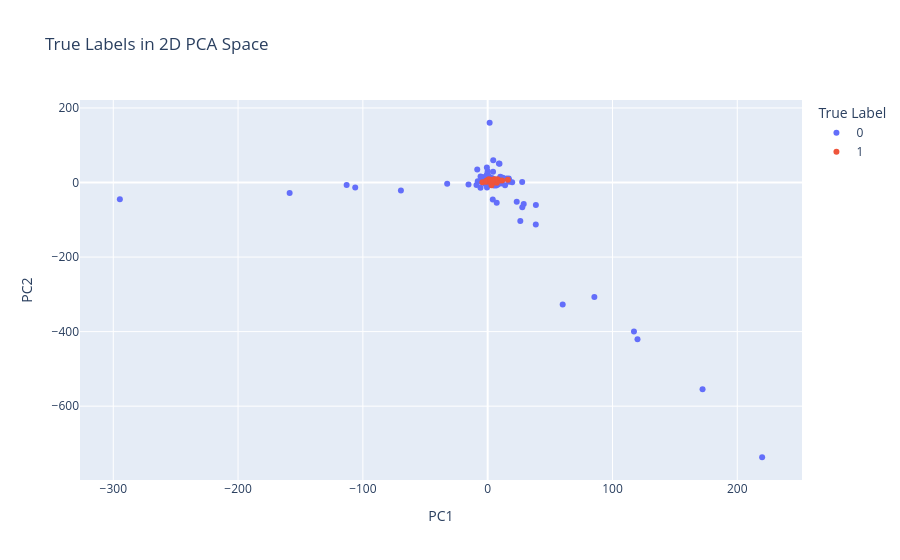
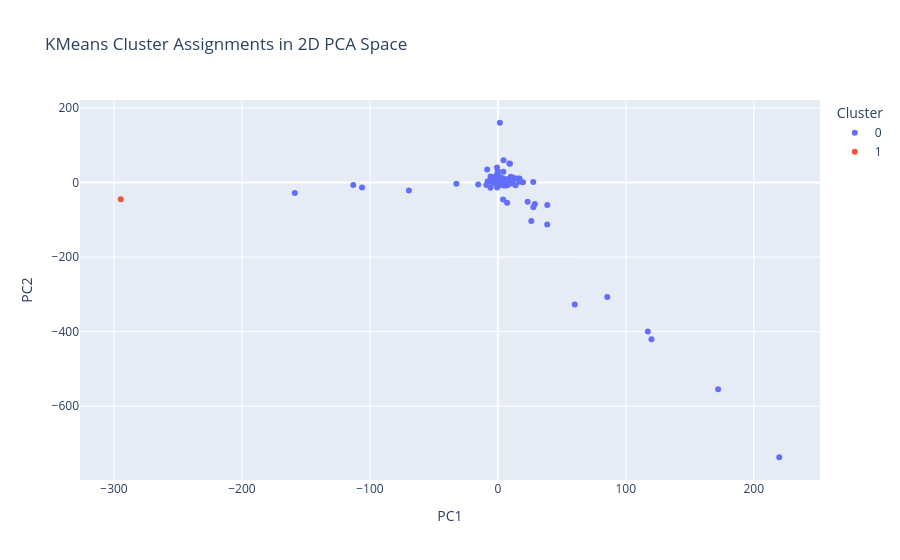

These figures' notebook cell, in order:
### Code cell
import plotly.express as px
from sklearn.decomposition import PCA

# ─────────── Re-extract your data (if not already present) ───────────
X = data_P1.get_samples()              # shape (N, D)
y = data_P1.get_labels()    # shape (N,)



# ─────────── Plot 1: True Labels ───────────
fig_true = px.scatter(
    x=X_test[:, 0], 
    y=X_test[:, 1], 
    color=y_test.astype(str),
    labels={'x':'PC1','y':'PC2','color':'True Label'},
    title='True Labels in 2D PCA Space'
)
fig_true.show()

# ─────────── Plot 2: KMeans Clusters ───────────
fig_cluster = px.scatter(
    x=X_test[:, 0], 
    y=X_test[:, 1], 
    color=preds.astype(str),
    labels={'x':'PC1','y':'PC2','color':'Cluster'},
    title='KMeans Cluster Assignments in 2D PCA Space'
)
fig_cluster.show()

### Figure 1 — Plotly figure (JSON) as saved in the notebook; plotly's stock layout.template omitted (floating-point values rounded to 4 significant figures; data arrays with more than 128 entries replaced by an {"elided": "..."} marker saying what was removed)
{"data": [{"hovertemplate": "True Label=0<br>PC1=%{x}<br>PC2=%{y}<extra></extra>", "legendgroup": "0", "marker": {"color": "#636efa", "symbol": "circle"}, "mode": "markers", "name": "0", "orientation": "v", "showlegend": true, "type": "scatter", "x": {"elided": "215 float values"}, "xaxis": "x", "y": {"elided": "215 float values"}, "yaxis": "y"}, {"hovertemplate": "True Label=1<br>PC1=%{x}<br>PC2=%{y}<extra></extra>", "legendgroup": "1", "marker": {"color": "#EF553B", "symbol": "circle"}, "mode": "markers", "name": "1", "orientation": "v", "showlegend": true, "type": "scatter", "x": [4.409, 3.969, 2.821, 0.2934, 2.915, -4.203, 4.424, 4.784, -0.9865, 2.588, 2.306, -0.5622, 3.242, 3.066, 4.076, 2.757, 4.35, 2.618, 2.893, 3.804, 3.467, 2.575, 2.519, 2.699, 3.7, 3.288, 1.287, 5.448, 9.463, 3.937, 16.18, 5.396, 3.889, 4.798, 3.028, 3.711, 3.106, 4.334, 2.606, 4.805, 3.153, 3.588, 4.706, 2.775, 4.894, 4.483, 0.6349, 3.749, 1.901, 3.249, 1.956, 1.715, 7.833, 11.54, 2.721, 2.937, 5.504, 7.251, 3.707, -0.659, 2.71, 3.347, 4.124, 3.77, 4.383, 3.152, 3.08, 2.397, 4.546, 2.709, 2.938, 5.9, 2.059, 1.699, 3.403, 3.335, 0.9845, 2.549, 2.237, 2.313, 6.18, -1.329, 2.271, 3.64, 2.546, 2.679, 3.601, 2.152, 2.603, 5.989, 3.295, 5.302, 5.391, 3.557], "xaxis": "x", "y": [5.598, 4.914, 3.824, 5.196, 4.867, 0.5949, 6.016, 4.255, 2.271, 4.384, 4.614, 5.042, 4.755, 5.006, 4.918, 5.43, 4.253, 4.615, 5.865, 5.212, 5.117, 4.316, 4.81, 5.196, 4.844, 4.594, 5.18, 6.259, 5.629, 1.296, 7.666, 6.518, 5.05, 3.182, 5.098, 5.736, 4.409, 3.709, 4.812, 7.054, 5.777, 4.194, 2.059, 5.342, 2.953, 5.093, 4.33, 2.246, 4.072, 6.973, 5.184, 4.496, 8.477, 5.278, 4.303, 5.785, 1.36, -0.4774, 5.343, 4.705, 4.566, 4.603, 5.566, 4.668, 4.089, 6.385, -7.608, 4.018, 3.791, 3.994, 6.662, 5.279, 5.192, 3.944, 5.681, 5.236, 8.839, 1.526, 1.579, 4.954, 5.553, 2.895, 3.741, 2.995, 4.094, 4.682, 6.301, 4.316, 4.827, 3.251, 5.262, 6.005, 8.9, 3.854], "yaxis": "y"}], "layout": {"legend": {"title": {"text": "True Label"}, "tracegroupgap": 0}, "title": {"text": "True Labels in 2D PCA Space"}, "xaxis": {"anchor": "y", "domain": [0, 1], "title": {"text": "PC1"}}, "yaxis": {"anchor": "x", "domain": [0, 1], "title": {"text": "PC2"}}}}

### Figure 2 — Plotly figure (JSON) as saved in the notebook; plotly's stock layout.template omitted (floating-point values rounded to 4 significant figures; data arrays with more than 128 entries replaced by an {"elided": "..."} marker saying what was removed)
{"data": [{"hovertemplate": "Cluster=0<br>PC1=%{x}<br>PC2=%{y}<extra></extra>", "legendgroup": "0", "marker": {"color": "#636efa", "symbol": "circle"}, "mode": "markers", "name": "0", "orientation": "v", "showlegend": true, "type": "scatter", "x": {"elided": "308 float values"}, "xaxis": "x", "y": {"elided": "308 float values"}, "yaxis": "y"}, {"hovertemplate": "Cluster=1<br>PC1=%{x}<br>PC2=%{y}<extra></extra>", "legendgroup": "1", "marker": {"color": "#EF553B", "symbol": "circle"}, "mode": "markers", "name": "1", "orientation": "v", "showlegend": true, "type": "scatter", "x": [-294.7], "xaxis": "x", "y": [-44.66], "yaxis": "y"}], "layout": {"legend": {"title": {"text": "Cluster"}, "tracegroupgap": 0}, "title": {"text": "KMeans Cluster Assignments in 2D PCA Space"}, "xaxis": {"anchor": "y", "domain": [0, 1], "title": {"text": "PC1"}}, "yaxis": {"anchor": "x", "domain": [0, 1], "title": {"text": "PC2"}}}}
